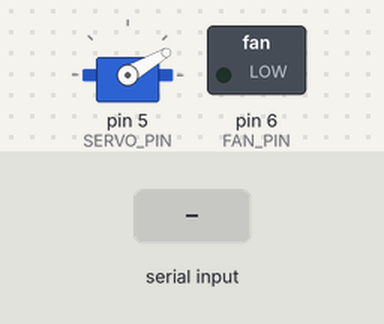
This sketch was run on a simulated Arduino Uno, built with avr-gcc and run on an emulated ATmega328P. On the bench: servo, switched loads named in the sketch (green lamp = pin HIGH). Inputs (shaded band) come from the test bench.

Above: at 1.2 s.
1.3 s: "F90\n" received over Serial
At 2.4 s:
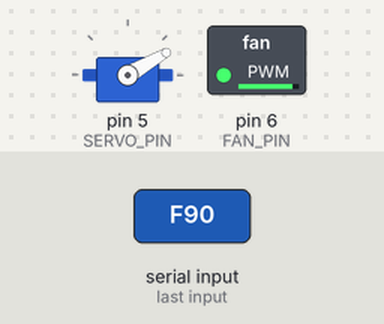
2.8 s: "S90\n" received over Serial
At 3.6 s:
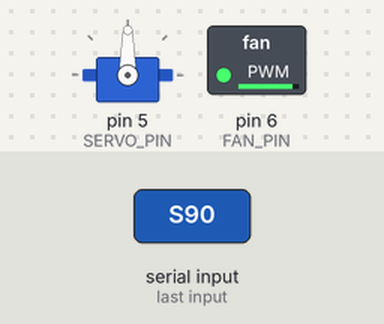
4.3 s: "F,45\n" received over Serial
At 4.7 s:
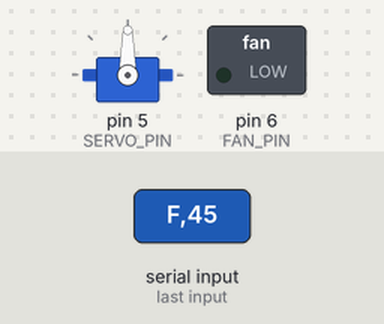
5.8 s: "S,45\n" received over Serial
At 7.0 s:
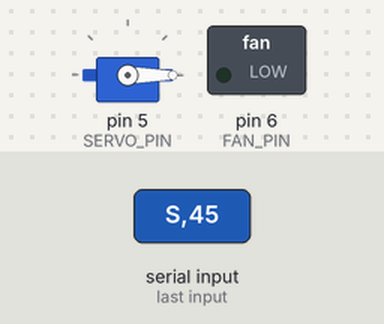
7.3 s: "F90\n" received over Serial
At 8.2 s:
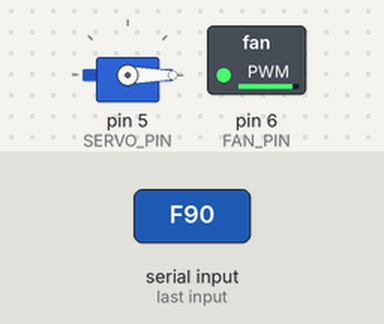
8.8 s: "F\n" received over Serial
At 9.3 s:
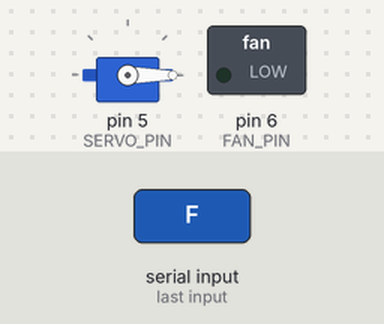
Timing chart, 0 to 11.3 s (numbered marks = the images above; inputs shaded):
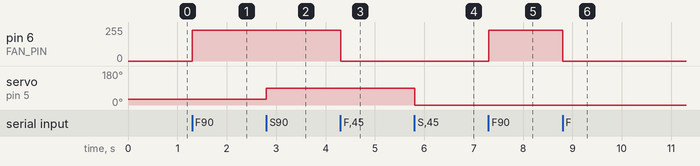

Measured:
- after the input at 1.3 s, pin 6 (FAN_PIN): 0/255 → 229/255 at once
- after the input at 2.8 s, servo on pin 5 (SERVO_PIN): 30° → 90° at once
- after the input at 4.3 s, pin 6 (FAN_PIN): 229/255 → 0/255 at once
- after the input at 5.8 s, servo on pin 5 (SERVO_PIN): 90° → 0° at once
- after the input at 7.3 s, pin 6 (FAN_PIN): 0/255 → 229/255 at once
- after the input at 8.8 s, pin 6 (FAN_PIN): 229/255 → 0/255 at once

The sketch:

vientovis_ventilador.ino
```cpp
/* vientovis_ventilador — Arduino (Uno/Nano) que hace de salida física de la
 * visualización: ventilador = viento, servo = categoría Saffir–Simpson.
 *
 * PROTOCOLO (9600 bauds, una línea por comando, terminadas en '\n'):
 *   F<0-100>  duty del ventilador (PWM, pin 6)
 *   S<0-180>  ángulo del servo MG90S (pin 5)
 *   D         suelta el servo (detach inmediato)
 *
 * SOLTADO AUTOMÁTICO: el servo se suelta solo MS_SOLTAR ms después de su
 * último movimiento. Un MG90S sosteniendo posición consume corriente todo el
 * tiempo (20-40 mA sin carga, 300-700 mA si algo lo frena), y la página no
 * necesita que sostenga nada: el ángulo queda donde lo dejó. Al llegar el
 * siguiente comando 'S' se vuelve a acoplar y se mueve a la nueva posición.
 *
 * CABLEADO (importante):
 *   - Ventilador: 12 V externos conmutados por MOSFET + diodo de rueda libre.
 *     Nunca desde un pin.
 *   - Servo MG90S: fuente propia de 5-6 V con GND COMÚN al Arduino. En bloqueo
 *     tira ~700 mA; el 5 V del USB (polifusor de 500 mA) no está pensado para
 *     eso y el síntoma es un brownout que resetea la placa.
 *   - Serial por USB: solo datos.
 */

#include <Servo.h>

Servo s;
const int SERVO_PIN = 5;
const int FAN_PIN = 6;

const unsigned long MS_SOLTAR = 500;  // soltado automático tras el último 'S'
const int ANGULO_INICIAL = 30;        // posición de reposo de la aguja

bool servoAcoplado = false;
unsigned long msUltimoMovimiento = 0;

void acoplar() {
  if (servoAcoplado) return;
  s.attach(SERVO_PIN, 500, 2400);
  servoAcoplado = true;
}

void soltar() {
  if (!servoAcoplado) return;
  s.detach();
  servoAcoplado = false;
}

void setup() {
  Serial.begin(9600);
  pinMode(FAN_PIN, OUTPUT);
  analogWrite(FAN_PIN, 0);
  /* arranca en la posición de reposo (30°, la de TD/tormenta tropical) en vez
   * de en el centro: al encender no se ve un barrido de 90° a 30° */
  acoplar();
  s.write(ANGULO_INICIAL);
  msUltimoMovimiento = millis();
}

void loop() {
  if (Serial.available()) {
    String cmd = Serial.readStringUntil('\n');
    cmd.trim();
    /* línea vacía o ruido: no toca nada (y no corta el chequeo de soltado) */
    if (cmd.length() > 0) {
      char c = cmd[0];
      if (c == 'F') {
        int p = constrain(cmd.substring(1).toInt(), 0, 100);
        analogWrite(FAN_PIN, map(p, 0, 100, 0, 255));
      } else if (c == 'S') {
        int a = constrain(cmd.substring(1).toInt(), 0, 180);
        acoplar();
        s.write(a);
        msUltimoMovimiento = millis();
      } else if (c == 'D') {
        soltar();
      }
    }
  }

  /* soltado automático: se queda acoplado solo mientras lo están moviendo */
  if (servoAcoplado && millis() - msUltimoMovimiento >= MS_SOLTAR) soltar();
}
```
